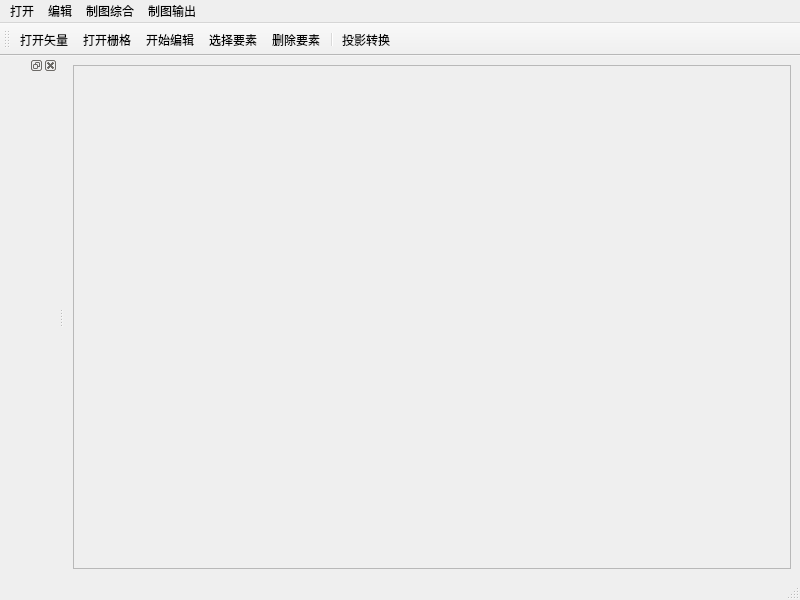
<?xml version="1.0" encoding="UTF-8"?>
<ui version="4.0">
 <class>MainWindow</class>
 <widget class="QMainWindow" name="MainWindow">
  <property name="geometry">
   <rect>
    <x>0</x>
    <y>0</y>
    <width>800</width>
    <height>600</height>
   </rect>
  </property>
  <property name="windowTitle">
   <string>MainWindow</string>
  </property>
  <property name="windowIcon">
   <iconset resource="resources.qrc">
    <normaloff>:/plugins/CartoGrapher/resources/m.svg</normaloff>:/plugins/CartoGrapher/resources/m.svg</iconset>
  </property>
  <widget class="QWidget" name="centralwidget">
   <layout class="QVBoxLayout" name="verticalLayout">
    <item>
     <widget class="QFrame" name="frame">
      <property name="frameShape">
       <enum>QFrame::StyledPanel</enum>
      </property>
      <property name="frameShadow">
       <enum>QFrame::Raised</enum>
      </property>
     </widget>
    </item>
   </layout>
  </widget>
  <widget class="QMenuBar" name="menubar">
   <property name="geometry">
    <rect>
     <x>0</x>
     <y>0</y>
     <width>800</width>
     <height>26</height>
    </rect>
   </property>
   <property name="contextMenuPolicy">
    <enum>Qt::DefaultContextMenu</enum>
   </property>
   <property name="defaultUp">
    <bool>false</bool>
   </property>
   <property name="nativeMenuBar">
    <bool>true</bool>
   </property>
   <widget class="QMenu" name="menuOpen">
    <property name="title">
     <string>打开</string>
    </property>
    <addaction name="separator"/>
    <addaction name="ActionOpen_shp"/>
    <addaction name="ActionOpen_raster"/>
   </widget>
   <widget class="QMenu" name="menu">
    <property name="title">
     <string>编辑</string>
    </property>
    <addaction name="action_Editshp"/>
    <addaction name="action_Selectfeature"/>
    <addaction name="action_Deletefeature"/>
    <addaction name="action_Setlabel"/>
    <addaction name="action_TransformCrs"/>
   </widget>
   <widget class="QMenu" name="menu_generalization">
    <property name="title">
     <string>制图综合</string>
    </property>
    <addaction name="action_EliminatePolygon"/>
    <addaction name="action_DissolveByField"/>
    <addaction name="action_DissolveBySelection"/>
    <addaction name="action_Simplify"/>
    <addaction name="action_Exaggerate"/>
    <addaction name="action_Smooth"/>
   </widget>
   <widget class="QMenu" name="menu_2">
    <property name="title">
     <string>制图输出</string>
    </property>
    <addaction name="action_Layout"/>
   </widget>
   <addaction name="menuOpen"/>
   <addaction name="menu"/>
   <addaction name="menu_generalization"/>
   <addaction name="menu_2"/>
  </widget>
  <widget class="QStatusBar" name="statusbar"/>
  <widget class="QDockWidget" name="dockWidget">
   <attribute name="dockWidgetArea">
    <number>1</number>
   </attribute>
   <widget class="QWidget" name="dockWidgetContents"/>
  </widget>
  <widget class="QToolBar" name="toolBar">
   <property name="windowTitle">
    <string>toolBar</string>
   </property>
   <attribute name="toolBarArea">
    <enum>TopToolBarArea</enum>
   </attribute>
   <attribute name="toolBarBreak">
    <bool>false</bool>
   </attribute>
   <addaction name="action_0"/>
   <addaction name="action_1"/>
   <addaction name="action_2"/>
   <addaction name="action_3"/>
   <addaction name="action_4"/>
   <addaction name="separator"/>
   <addaction name="action_5"/>
  </widget>
  <action name="action_0">
   <property name="text">
    <string>打开矢量</string>
   </property>
  </action>
  <action name="action_1">
   <property name="text">
    <string>打开栅格</string>
   </property>
  </action>
  <action name="ActionOpen_shp">
   <property name="text">
    <string>打开矢量</string>
   </property>
  </action>
  <action name="ActionOpen_raster">
   <property name="text">
    <string>  打开栅格</string>
   </property>
  </action>
  <action name="action_2">
   <property name="icon">
    <iconset>
     <normaloff>:/plugins/CartoGrapher/resources/3 签署.svg</normaloff>:/plugins/CartoGrapher/resources/3 签署.svg</iconset>
   </property>
   <property name="text">
    <string>开始编辑</string>
   </property>
   <property name="iconVisibleInMenu">
    <bool>true</bool>
   </property>
  </action>
  <action name="action_3">
   <property name="icon">
    <iconset>
     <normaloff>:/plugins/CartoGrapher/resources/3 点击.svg</normaloff>:/plugins/CartoGrapher/resources/3 点击.svg</iconset>
   </property>
   <property name="text">
    <string> 选择要素</string>
   </property>
  </action>
  <action name="action_4">
   <property name="icon">
    <iconset>
     <normaloff>:/plugins/CartoGrapher/resources/3 删除.svg</normaloff>:/plugins/CartoGrapher/resources/3 删除.svg</iconset>
   </property>
   <property name="text">
    <string>删除要素</string>
   </property>
  </action>
  <action name="action_Editshp">
   <property name="checkable">
    <bool>true</bool>
   </property>
   <property name="text">
    <string>开始编辑</string>
   </property>
  </action>
  <action name="action_Selectfeature">
   <property name="checkable">
    <bool>true</bool>
   </property>
   <property name="text">
    <string>选择要素</string>
   </property>
  </action>
  <action name="action_Deletefeature">
   <property name="text">
    <string>  删除要素</string>
   </property>
  </action>
  <action name="action_DissolveByField">
   <property name="text">
    <string>多边形同属性合并</string>
   </property>
  </action>
  <action name="action_DissolveBySelection">
   <property name="text">
    <string>多边形选择合并</string>
   </property>
  </action>
  <action name="action_Simplify">
   <property name="text">
    <string>多边形化简</string>
   </property>
  </action>
  <action name="action_EliminatePolygon">
   <property name="text">
    <string>消除细小多边形</string>
   </property>
  </action>
  <action name="action_Exaggerate">
   <property name="text">
    <string>多边形夸大</string>
   </property>
  </action>
  <action name="action_Layout">
   <property name="text">
    <string>制图输出</string>
   </property>
  </action>
  <action name="action_5">
   <property name="text">
    <string>投影转换</string>
   </property>
  </action>
  <action name="action_TransformCrs">
   <property name="text">
    <string>投影转换</string>
   </property>
  </action>
  <action name="action_Smooth">
   <property name="text">
    <string>多边形圆滑</string>
   </property>
  </action>
  <action name="action_Setlabel">
   <property name="checkable">
    <bool>true</bool>
   </property>
   <property name="text">
    <string>标签设置</string>
   </property>
  </action>
 </widget>
 <resources>
  <include location="resources.qrc"/>
 </resources>
 <connections/>
</ui>
